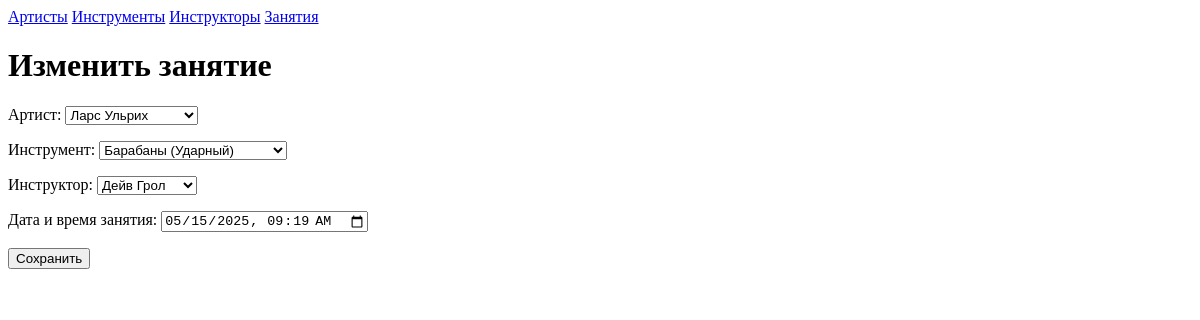
Screenshot of /Lesson/1/edit/ with the database file from the repository.
### Application/models.py (models this page shows)
class Lesson(models.Model):
    artist = models.ForeignKey(Artist, on_delete=models.CASCADE, verbose_name="Артист")
    instructor = models.ForeignKey(Instructor, on_delete=models.CASCADE, verbose_name="Инструктор")
    instrument = models.ForeignKey(Instrument, on_delete=models.CASCADE, verbose_name="Инструмент")
    lesson_date = models.DateTimeField(verbose_name="Дата и время занятия")
    required_fields = ['artist', 'instructor', 'instrument', 'lesson_date']
    class Meta:
        verbose_name = "занятие"
        verbose_name_plural = "занятия"

### Application/views.py (the view)
# urls.py: path('Lesson/<int:pk>/edit/', views.LessonEdit, name='LessonEdit'),
def LessonEdit(request, pk):
    return EditFromForm(request, pk, LessonForm, 'Изменить занятие')

### Application/forms.py
class LessonForm(forms.ModelForm):
    lesson_date = forms.DateTimeField(
        label="Дата и время занятия",
        widget=forms.DateTimeInput(attrs={'type': 'datetime-local'})
    )
    class Meta:
        model = Lesson
        fields = ['artist', 'instrument', 'instructor', 'lesson_date']
    def __init__(self, *args, **kwargs):
        super().__init__(*args, **kwargs)
        if self.instance and self.instance.pk and self.instance.lesson_date:
            self.initial['lesson_date'] = self.instance.lesson_date.strftime('%Y-%m-%dT%H:%M')

### Application/models.py (called while the page is built)
    def __str__(self):
        return f"{self.name}"

    def __str__(self):
        return f"{self.name} ({self.type})"

    def __str__(self):
        return f"{self.name}"

### Application/views.py (called while the page is built)
def EditFromForm(request, pk, form_model, title):
    model = get_object_or_404(form_model.Meta.model, pk=pk)
    form = form_model(request.POST or None, instance=model)
    if form.is_valid():
        form.save()
        return redirect(f'/{form_model.Meta.model.__name__}/{pk}/detail')
    return render(request, 'update.html', {'form': form, 'title': title})

### Application/templates/update.html (shortened to what this page needs)
{% extends 'header.html' %}
{% block in_body %}
<h1> {{title}} </h1>
<div class="form_block">
  <form method="POST">
    {{ form.as_p }}
    <button type="submit">Сохранить</button>
  </form>
</div>
{% endblock %}

### rows the page displays
Lesson: artist "Ларс Ульрих", instrument "Барабаны (Ударный)", instructor "Дейв Грол", lesson_date "05/15/2025 09:19"

### other values shown
{{ title }} "Изменить занятие"
